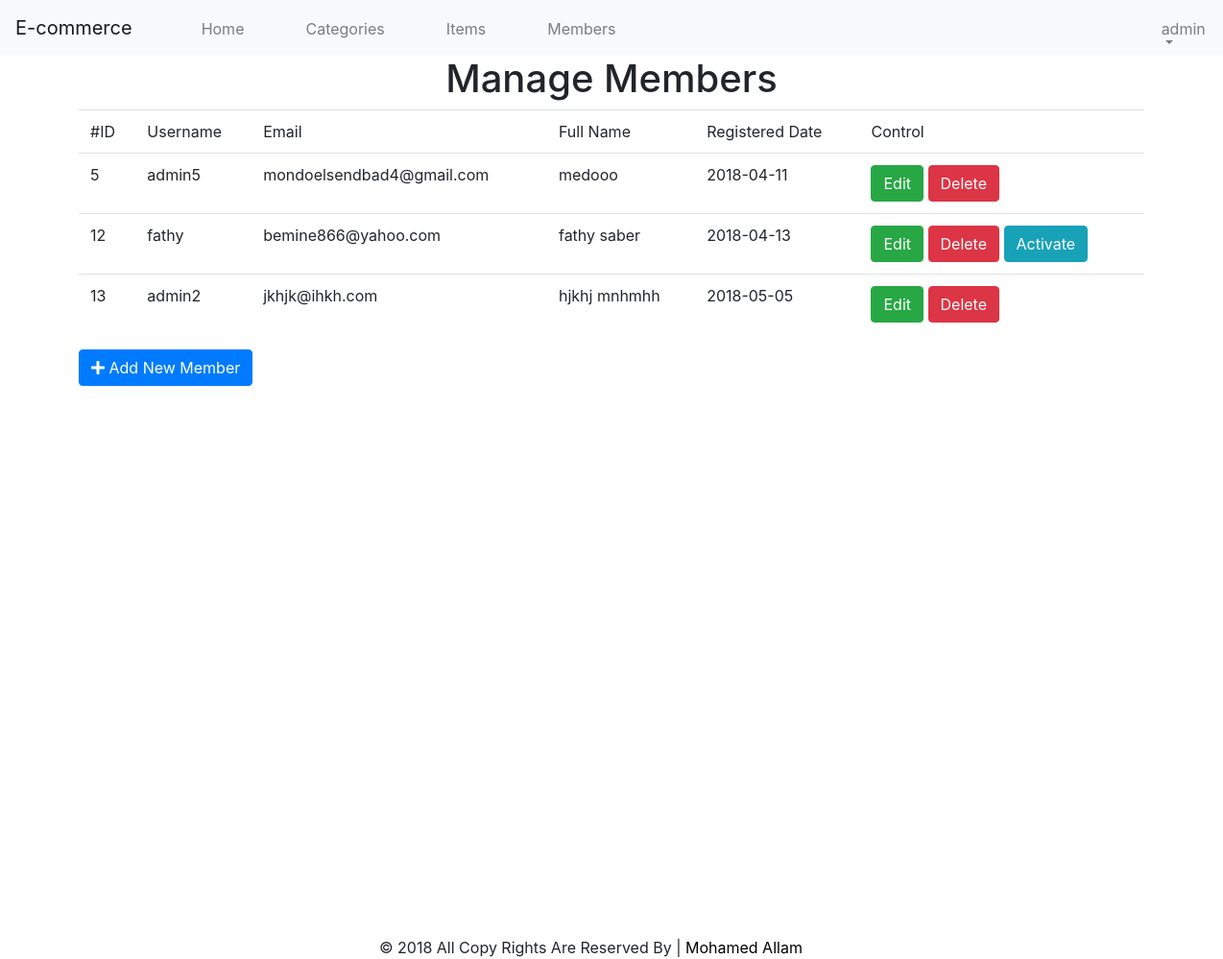
The page /ecommerce/admin/members.php (signed in) on the database its author committed.
### tables this page shows
CREATE TABLE `users` (
  `userID` int(11) NOT NULL,
  `Username` varchar(255) NOT NULL,
  `Password` varchar(255) NOT NULL,
  `Email` varchar(255) NOT NULL,
  `FullName` text NOT NULL,
  `GroupID` int(11) NOT NULL DEFAULT '0' COMMENT 'admin or member (0 for members)',
  `TrustStatues` int(11) NOT NULL DEFAULT '0' COMMENT 'seller rank',
  `RegStatues` int(11) NOT NULL DEFAULT '0' COMMENT 'User Approval ',
  `Date` date NOT NULL
);

### ecommerce/admin/members.php (the view, shortened to what this page needs)
<?php
   if (isset($_SESSION['loggedin']))
   {
   include ('init.php');
   $do = isset($_GET['do'])?$_GET['do'] : 'Manage';
   if ($do == 'Manage')
   {
      $query = '';
      $stmt = $connection->prepare("SELECT  * FROM   users WHERE GroupID != 1 $query");
      $stmt->execute();
      $rows = $stmt->fetchAll();
       ?>
       <h1 class="text-center">Manage Members</h1>
       <div class="container">
         <div class="table-responsive">
            <table class="table">
               <tr>
                  <td>#ID</td>
                  <td>Username</td>
                  <td>Email</td>
                  <td>Full Name</td>
                  <td>Registered Date</td>
                  <td>Control</td>
               </tr>
               <?php
               foreach($rows as $row)
               {
                  echo "<tr>";
                  echo "<td>" . $row['userID'] . "</td>";
                  echo "<td>" . $row['Username'] . "</td>";
                  echo "<td>" . $row['Email'] . "</td>";
                  echo "<td>" . $row['FullName'] . "</td>";
                  echo "<td>" . $row['Date'] . "</td>";
                  echo '<td>' . '<a href="members.php?do=Edit&userid='. $row['userID'] . '"class="btn btn-success">Edit</a>' . ' ' . '<a href="members.php?do=Delete&userid='. $row['userID'] . '"class="btn btn-danger">Delete</a>' ;
                  if ($row['RegStatues'] == 0)
                  {
                     echo' <a href="members.php?do=Activate&userid='. $row['userID'] . '"class="btn btn-info">Activate</a>';
                  }
                  echo'</td>';
                  echo "</tr>";
               }
               ?>
            </table>
         </div>
         <a href="members.php?do=Add" class="btn btn-primary"><i class="fa fa-plus"></i> Add New Member</a>
       </div>
            <?php }
   include $temp . 'footer.php';
   }else{
    header('location:index.php');
    exit();
   }
?>

### ecommerce/admin/layout/css/style.css (style rules this page uses)
* { transition: 0.5s; }
body { margin: 0; padding: 0; background: url("../images/551326.jpg") no-repeat; }
a { text-decoration: none; color: black; }

### rows shown on the page
users: userID "5", Username "admin5", Email "mondoelsendbad4@gmail.com", FullName "medooo", Date "2018-04-11"
users: userID "12", Username "fathy", Email "bemine866@yahoo.com", FullName "fathy saber", Date "2018-04-13"
users: userID "13", Username "admin2", Email "jkhjk@ihkh.com", FullName "hjkhj mnhmhh", Date "2018-05-05"

### other values the page prints
$_SESSION['loggedin'] "admin"
